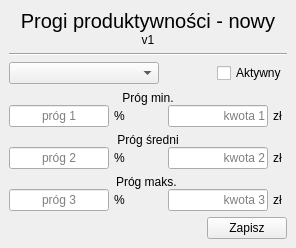
<?xml version="1.0" encoding="UTF-8"?>
<ui version="4.0">
 <class>Form</class>
 <widget class="QWidget" name="Form">
  <property name="geometry">
   <rect>
    <x>0</x>
    <y>0</y>
    <width>296</width>
    <height>248</height>
   </rect>
  </property>
  <property name="windowTitle">
   <string>Form</string>
  </property>
  <layout class="QGridLayout" name="gridLayout">
   <property name="leftMargin">
    <number>0</number>
   </property>
   <property name="topMargin">
    <number>0</number>
   </property>
   <property name="rightMargin">
    <number>0</number>
   </property>
   <property name="bottomMargin">
    <number>0</number>
   </property>
   <property name="spacing">
    <number>0</number>
   </property>
   <item row="0" column="0">
    <widget class="QWidget" name="widget" native="true">
     <layout class="QVBoxLayout" name="verticalLayout_2">
      <item>
       <widget class="QWidget" name="widget_2" native="true">
        <layout class="QVBoxLayout" name="verticalLayout">
         <property name="spacing">
          <number>0</number>
         </property>
         <property name="leftMargin">
          <number>0</number>
         </property>
         <property name="topMargin">
          <number>0</number>
         </property>
         <property name="rightMargin">
          <number>0</number>
         </property>
         <property name="bottomMargin">
          <number>0</number>
         </property>
         <item>
          <widget class="QLabel" name="label">
           <property name="font">
            <font>
             <pointsize>15</pointsize>
            </font>
           </property>
           <property name="text">
            <string>Progi produktywności - nowy</string>
           </property>
           <property name="alignment">
            <set>Qt::AlignCenter</set>
           </property>
          </widget>
         </item>
         <item>
          <widget class="QLabel" name="label_2">
           <property name="text">
            <string>v1</string>
           </property>
           <property name="alignment">
            <set>Qt::AlignCenter</set>
           </property>
          </widget>
         </item>
        </layout>
       </widget>
      </item>
      <item>
       <widget class="Line" name="line">
        <property name="orientation">
         <enum>Qt::Horizontal</enum>
        </property>
       </widget>
      </item>
      <item>
       <widget class="QWidget" name="widget_3" native="true">
        <layout class="QHBoxLayout" name="horizontalLayout_5">
         <property name="spacing">
          <number>0</number>
         </property>
         <property name="leftMargin">
          <number>0</number>
         </property>
         <property name="topMargin">
          <number>0</number>
         </property>
         <property name="rightMargin">
          <number>0</number>
         </property>
         <property name="bottomMargin">
          <number>0</number>
         </property>
         <item>
          <widget class="QComboBox" name="combo_ranga">
           <property name="minimumSize">
            <size>
             <width>150</width>
             <height>0</height>
            </size>
           </property>
          </widget>
         </item>
         <item>
          <spacer name="horizontalSpacer">
           <property name="orientation">
            <enum>Qt::Horizontal</enum>
           </property>
           <property name="sizeHint" stdset="0">
            <size>
             <width>60</width>
             <height>20</height>
            </size>
           </property>
          </spacer>
         </item>
         <item>
          <widget class="QCheckBox" name="check_aktywny">
           <property name="text">
            <string>Aktywny</string>
           </property>
          </widget>
         </item>
        </layout>
       </widget>
      </item>
      <item>
       <widget class="QWidget" name="widget_4" native="true">
        <layout class="QVBoxLayout" name="verticalLayout_7">
         <property name="spacing">
          <number>0</number>
         </property>
         <property name="leftMargin">
          <number>0</number>
         </property>
         <property name="topMargin">
          <number>0</number>
         </property>
         <property name="rightMargin">
          <number>0</number>
         </property>
         <property name="bottomMargin">
          <number>0</number>
         </property>
         <item>
          <widget class="QWidget" name="widget_13" native="true">
           <layout class="QVBoxLayout" name="verticalLayout_6">
            <property name="spacing">
             <number>0</number>
            </property>
            <property name="leftMargin">
             <number>0</number>
            </property>
            <property name="topMargin">
             <number>0</number>
            </property>
            <property name="rightMargin">
             <number>0</number>
            </property>
            <property name="bottomMargin">
             <number>0</number>
            </property>
            <item>
             <widget class="QLabel" name="label_5">
              <property name="text">
               <string>Próg min.</string>
              </property>
              <property name="alignment">
               <set>Qt::AlignCenter</set>
              </property>
             </widget>
            </item>
           </layout>
          </widget>
         </item>
         <item>
          <widget class="QWidget" name="widget_12" native="true">
           <layout class="QHBoxLayout" name="horizontalLayout_6">
            <property name="spacing">
             <number>5</number>
            </property>
            <property name="leftMargin">
             <number>0</number>
            </property>
            <property name="topMargin">
             <number>0</number>
            </property>
            <property name="rightMargin">
             <number>5</number>
            </property>
            <property name="bottomMargin">
             <number>0</number>
            </property>
            <item>
             <widget class="QLineEdit" name="text_prog1">
              <property name="minimumSize">
               <size>
                <width>80</width>
                <height>0</height>
               </size>
              </property>
              <property name="alignment">
               <set>Qt::AlignCenter</set>
              </property>
              <property name="placeholderText">
               <string>próg 1</string>
              </property>
             </widget>
            </item>
            <item>
             <widget class="QLabel" name="label_11">
              <property name="text">
               <string>%</string>
              </property>
             </widget>
            </item>
            <item>
             <spacer name="horizontalSpacer_3">
              <property name="orientation">
               <enum>Qt::Horizontal</enum>
              </property>
              <property name="sizeHint" stdset="0">
               <size>
                <width>47</width>
                <height>20</height>
               </size>
              </property>
             </spacer>
            </item>
            <item>
             <widget class="QLineEdit" name="text_kwota1">
              <property name="minimumSize">
               <size>
                <width>100</width>
                <height>0</height>
               </size>
              </property>
              <property name="text">
               <string/>
              </property>
              <property name="alignment">
               <set>Qt::AlignRight|Qt::AlignTrailing|Qt::AlignVCenter</set>
              </property>
              <property name="placeholderText">
               <string>kwota 1</string>
              </property>
             </widget>
            </item>
            <item>
             <widget class="QLabel" name="label_6">
              <property name="text">
               <string>zł</string>
              </property>
             </widget>
            </item>
           </layout>
          </widget>
         </item>
        </layout>
       </widget>
      </item>
      <item>
       <widget class="QWidget" name="widget_5" native="true">
        <layout class="QVBoxLayout" name="verticalLayout_5">
         <property name="spacing">
          <number>0</number>
         </property>
         <property name="leftMargin">
          <number>0</number>
         </property>
         <property name="topMargin">
          <number>0</number>
         </property>
         <property name="rightMargin">
          <number>0</number>
         </property>
         <property name="bottomMargin">
          <number>0</number>
         </property>
         <item>
          <widget class="QWidget" name="widget_11" native="true">
           <layout class="QHBoxLayout" name="horizontalLayout_4">
            <property name="spacing">
             <number>0</number>
            </property>
            <property name="leftMargin">
             <number>0</number>
            </property>
            <property name="topMargin">
             <number>0</number>
            </property>
            <property name="rightMargin">
             <number>0</number>
            </property>
            <property name="bottomMargin">
             <number>0</number>
            </property>
            <item>
             <widget class="QLabel" name="label_4">
              <property name="text">
               <string>Próg średni</string>
              </property>
              <property name="alignment">
               <set>Qt::AlignCenter</set>
              </property>
             </widget>
            </item>
           </layout>
          </widget>
         </item>
         <item>
          <widget class="QWidget" name="widget_10" native="true">
           <layout class="QHBoxLayout" name="horizontalLayout_3">
            <property name="spacing">
             <number>5</number>
            </property>
            <property name="leftMargin">
             <number>0</number>
            </property>
            <property name="topMargin">
             <number>0</number>
            </property>
            <property name="rightMargin">
             <number>5</number>
            </property>
            <property name="bottomMargin">
             <number>0</number>
            </property>
            <item>
             <widget class="QLineEdit" name="text_prog2">
              <property name="minimumSize">
               <size>
                <width>80</width>
                <height>0</height>
               </size>
              </property>
              <property name="alignment">
               <set>Qt::AlignCenter</set>
              </property>
              <property name="placeholderText">
               <string>próg 2</string>
              </property>
             </widget>
            </item>
            <item>
             <widget class="QLabel" name="label_10">
              <property name="text">
               <string>%</string>
              </property>
             </widget>
            </item>
            <item>
             <spacer name="horizontalSpacer_4">
              <property name="orientation">
               <enum>Qt::Horizontal</enum>
              </property>
              <property name="sizeHint" stdset="0">
               <size>
                <width>47</width>
                <height>20</height>
               </size>
              </property>
             </spacer>
            </item>
            <item>
             <widget class="QLineEdit" name="text_kwota2">
              <property name="minimumSize">
               <size>
                <width>100</width>
                <height>0</height>
               </size>
              </property>
              <property name="alignment">
               <set>Qt::AlignRight|Qt::AlignTrailing|Qt::AlignVCenter</set>
              </property>
              <property name="placeholderText">
               <string>kwota 2</string>
              </property>
             </widget>
            </item>
            <item>
             <widget class="QLabel" name="label_7">
              <property name="text">
               <string>zł</string>
              </property>
             </widget>
            </item>
           </layout>
          </widget>
         </item>
        </layout>
       </widget>
      </item>
      <item>
       <widget class="QWidget" name="widget_6" native="true">
        <layout class="QVBoxLayout" name="verticalLayout_4">
         <property name="spacing">
          <number>0</number>
         </property>
         <property name="leftMargin">
          <number>0</number>
         </property>
         <property name="topMargin">
          <number>0</number>
         </property>
         <property name="rightMargin">
          <number>0</number>
         </property>
         <property name="bottomMargin">
          <number>0</number>
         </property>
         <item>
          <widget class="QWidget" name="widget_9" native="true">
           <layout class="QVBoxLayout" name="verticalLayout_3">
            <property name="spacing">
             <number>0</number>
            </property>
            <property name="leftMargin">
             <number>0</number>
            </property>
            <property name="topMargin">
             <number>0</number>
            </property>
            <property name="rightMargin">
             <number>0</number>
            </property>
            <property name="bottomMargin">
             <number>0</number>
            </property>
            <item>
             <widget class="QLabel" name="label_3">
              <property name="text">
               <string>Próg maks. </string>
              </property>
              <property name="alignment">
               <set>Qt::AlignCenter</set>
              </property>
             </widget>
            </item>
           </layout>
          </widget>
         </item>
         <item>
          <widget class="QWidget" name="widget_8" native="true">
           <layout class="QHBoxLayout" name="horizontalLayout_2">
            <property name="spacing">
             <number>5</number>
            </property>
            <property name="leftMargin">
             <number>0</number>
            </property>
            <property name="topMargin">
             <number>0</number>
            </property>
            <property name="rightMargin">
             <number>5</number>
            </property>
            <property name="bottomMargin">
             <number>0</number>
            </property>
            <item>
             <widget class="QLineEdit" name="text_prog3">
              <property name="minimumSize">
               <size>
                <width>80</width>
                <height>0</height>
               </size>
              </property>
              <property name="alignment">
               <set>Qt::AlignCenter</set>
              </property>
              <property name="placeholderText">
               <string>próg 3</string>
              </property>
             </widget>
            </item>
            <item>
             <widget class="QLabel" name="label_9">
              <property name="text">
               <string>%</string>
              </property>
             </widget>
            </item>
            <item>
             <spacer name="horizontalSpacer_5">
              <property name="orientation">
               <enum>Qt::Horizontal</enum>
              </property>
              <property name="sizeHint" stdset="0">
               <size>
                <width>47</width>
                <height>20</height>
               </size>
              </property>
             </spacer>
            </item>
            <item>
             <widget class="QLineEdit" name="text_kwota3">
              <property name="minimumSize">
               <size>
                <width>100</width>
                <height>0</height>
               </size>
              </property>
              <property name="alignment">
               <set>Qt::AlignRight|Qt::AlignTrailing|Qt::AlignVCenter</set>
              </property>
              <property name="placeholderText">
               <string>kwota 3</string>
              </property>
             </widget>
            </item>
            <item>
             <widget class="QLabel" name="label_8">
              <property name="text">
               <string>zł</string>
              </property>
             </widget>
            </item>
           </layout>
          </widget>
         </item>
        </layout>
       </widget>
      </item>
      <item>
       <widget class="QWidget" name="widget_7" native="true">
        <layout class="QHBoxLayout" name="horizontalLayout">
         <property name="spacing">
          <number>0</number>
         </property>
         <property name="leftMargin">
          <number>0</number>
         </property>
         <property name="topMargin">
          <number>0</number>
         </property>
         <property name="rightMargin">
          <number>0</number>
         </property>
         <property name="bottomMargin">
          <number>0</number>
         </property>
         <item>
          <spacer name="horizontalSpacer_2">
           <property name="orientation">
            <enum>Qt::Horizontal</enum>
           </property>
           <property name="sizeHint" stdset="0">
            <size>
             <width>200</width>
             <height>20</height>
            </size>
           </property>
          </spacer>
         </item>
         <item>
          <widget class="QPushButton" name="btn_zapisz">
           <property name="text">
            <string>Zapisz</string>
           </property>
          </widget>
         </item>
        </layout>
       </widget>
      </item>
     </layout>
    </widget>
   </item>
  </layout>
 </widget>
 <resources/>
 <connections/>
</ui>
